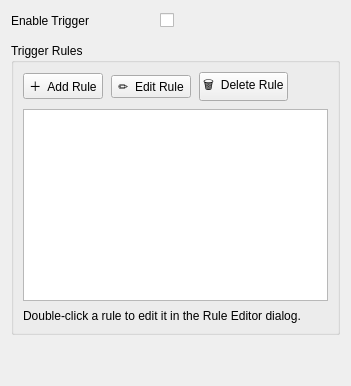
         <widget class="QWidget" name="tab_trigger">
          <attribute name="title">
           <string>Trigger</string>
          </attribute>
          <layout class="QVBoxLayout" name="layout_tab_trigger">
           <property name="spacing">
            <number>12</number>
           </property>
           <property name="contentsMargins" stdset="0">
            <number>12</number>
           </property>
           <item>
            <layout class="QHBoxLayout" name="layout_trigger_enable">
             <property name="spacing">
              <number>8</number>
             </property>
             <item>
              <widget class="QLabel" name="lbl_enable_trigger">
               <property name="text">
                <string>Enable Trigger</string>
               </property>
              </widget>
             </item>
             <item>
              <widget class="QCheckBox" name="check_enable_trigger">
               <property name="text">
                <string/>
               </property>
              </widget>
             </item>
             <item>
              <spacer>
               <property name="orientation">
                <enum>Qt::Vertical</enum>
               </property>
               <property name="sizeHint" stdset="0">
                <size>
                 <width>40</width>
                 <height>20</height>
                </size>
               </property>
              </spacer>
             </item>
            </layout>
           </item>
           <item>
            <widget class="QGroupBox" name="group_trigger_rules">
             <property name="title">
              <string>Trigger Rules</string>
             </property>
             <layout class="QVBoxLayout" name="layout_trigger_rules_group">
              <property name="spacing">
               <number>8</number>
              </property>
              <property name="contentsMargins" stdset="0">
               <number>8</number>
              </property>
              <item>
               <layout class="QHBoxLayout" name="layout_trigger_buttons">
                <property name="spacing">
                 <number>8</number>
                </property>
                <item>
                 <widget class="QPushButton" name="btn_add_trigger_rule">
                  <property name="text">
                   <string>＋  Add Rule</string>
                  </property>
                 </widget>
                </item>
                <item>
                 <widget class="QPushButton" name="btn_edit_trigger_rule">
                  <property name="text">
                   <string>✏  Edit Rule</string>
                  </property>
                 </widget>
                </item>
                <item>
                 <widget class="QPushButton" name="btn_delete_trigger_rule">
                  <property name="text">
                   <string>🗑  Delete Rule</string>
                  </property>
                 </widget>
                </item>
                <item>
                 <spacer>
                  <property name="orientation">
                   <enum>Qt::Vertical</enum>
                  </property>
                  <property name="sizeHint" stdset="0">
                   <size>
                    <width>40</width>
                    <height>20</height>
                   </size>
                  </property>
                 </spacer>
                </item>
               </layout>
              </item>
              <item>
               <widget class="QListWidget" name="list_trigger_rules">
                <property name="alternatingRowColors">
                 <bool>true</bool>
                </property>
               </widget>
              </item>
              <item>
               <widget class="QLabel" name="lbl_trigger_note">
                <property name="text">
                 <string>Double-click a rule to edit it in the Rule Editor dialog.</string>
                </property>
                <property name="wordWrap">
                 <bool>true</bool>
                </property>
               </widget>
              </item>
             </layout>
            </widget>
           </item>
           <item>
            <spacer>
             <property name="orientation">
              <enum>Qt::Vertical</enum>
             </property>
             <property name="sizeHint" stdset="0">
              <size>
               <width>20</width>
               <height>40</height>
              </size>
             </property>
            </spacer>
           </item>
          </layout>
         </widget>
